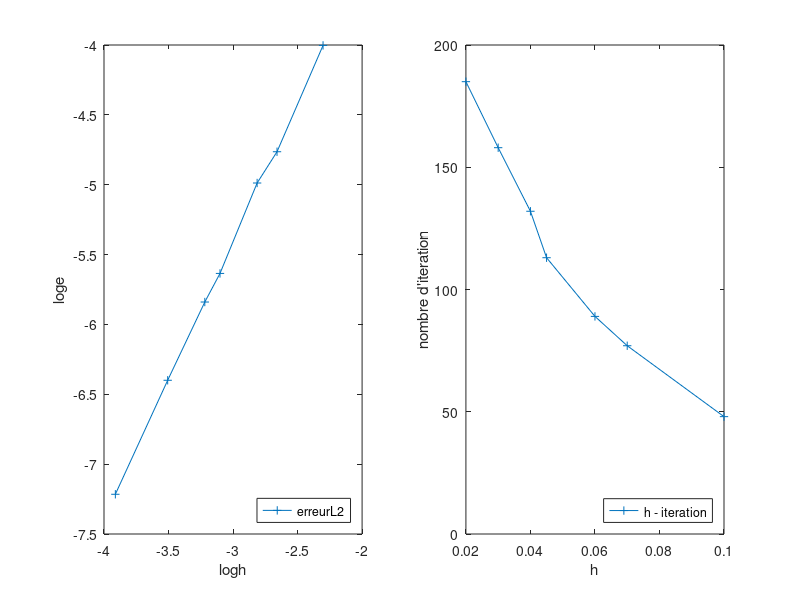

Source code (MATLAB):
h = [0.1, 0.07, 0.06, 0.045, 0.04, 0.03, 0.02];
erreur =[0.018168, 0.008463, 0.006728, 0.003525,  0.002888, 0.001812, 0.000815]; 
erreur4 =[0.018168, 0.008463, 0.006728, 0.003525, 0.002888, 0.001812, 0.000815];
residu = [9.968784e-10;9.979140e-10;9.940573e-10;9.996510e-10;2.118238e-09;9.998154e-10;9.992163e-10;5.663066e-09];
nb = [1117;1142;1013;1373;2000;2230;3000];

h = [0.1, 0.07, 0.06, 0.045, 0.04, 0.03, 0.02];
erreur4 =[0.018263, 0.008532, 0.006821, 0.003571, 0.002910 , 0.001662, 0.000735];
residu = [9.911272e-10;6.315638e-10;3.911658e-10;3.112251e-10; 2.819222e-10;1.682309e-10;7.375159e-11];
nb = [48;77;89;113;132 ;158;185];
figure(1)
subplot(1,2,1)
plot(log(h),log(erreur4),'+-');
xlabel('logh'); ylabel('loge');
legend({'erreurL2'},'Location','southeast');
subplot(1,2,2)
plot(h,nb,'+-');
xlabel('h'); ylabel('nombre d''iteration');
legend({'h - iteration'},'Location','southeast');